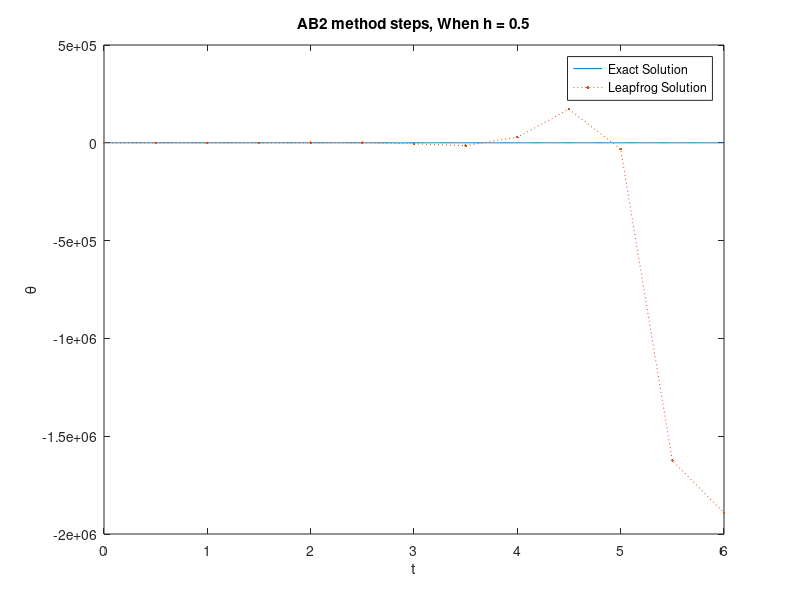

Source code (MATLAB):
close all;
clc;
h = 0.5;     % Step size
Tmax = 6;    % Maximum time
N = Tmax / h;  % Maximum number of steps
alpha=0.5;
t = linspace(0,Tmax,N+1);  % Time range
g = 9.81;
l = 0.6;

% Analytical solution of the differential equation
treal = 0:0.01:Tmax;
theta_real = 10*cos(sqrt(g/l)*treal);
plot(treal,theta_real);
hold on

%Numerical solution
f=@(t,theta) [theta(2); (-g/l)*theta(1)]; % Governing system of equations

% Initial Conditions
Theta = [10; 0];
% Initialization with second order Runge-Kutta method
k1 = h.*f(t(1),Theta(:,1));
k2 = h.*f(t(1)+alpha.*h, Theta(:,1)+alpha.*k1);
Theta(:,2) = Theta(:,1) + (1-1/2/alpha).*k1 + k2/2/alpha;

% AB2 method steps
for i=2:N
    Theta(:,i+1) = Theta(:,i) + (3/2).*h.*f(t(i),Theta(:,i)) - (1/2).*h.*f(t(i-1),Theta(:,i-1));
end
plot(t,Theta(1,:),'.:')
legend('Exact Solution','Leapfrog Solution','Location','NorthEast')
title(['AB2 method steps, When h = ' num2str(h)])
xlabel('t')
ylabel('\theta')